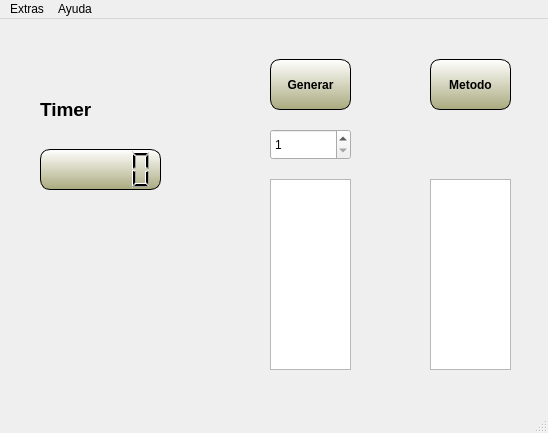
<?xml version="1.0" encoding="UTF-8"?>
<ui version="4.0">
 <class>MainWindow</class>
 <widget class="QMainWindow" name="MainWindow">
  <property name="geometry">
   <rect>
    <x>0</x>
    <y>0</y>
    <width>548</width>
    <height>433</height>
   </rect>
  </property>
  <property name="windowTitle">
   <string>Sorts</string>
  </property>
  <property name="windowIcon">
   <iconset resource="recursos.qrc">
    <normaloff>:/images/window.png</normaloff>:/images/window.png</iconset>
  </property>
  <property name="styleSheet">
   <string notr="true">/*
QSpinBox {
background-color: qlineargradient(spread:reflect, x1:1, y1:0, x2:1, y2:1, stop:0 rgba(204, 204, 204, 255), stop:1 rgba(255, 255, 255, 255));
border-style: outset;
border-width: 1px;
border-radius: 10px;
border-color: black;
font: bold 10px;
min-width:4m;
padding: 6px;
}
QSpinBox:hover {
background-color: qlineargradient(spread:reflect, x1:1, y1:1, x2:1, y2:0, stop:0 rgba(204, 204, 204, 255), stop:1 rgba(255, 255, 255, 255));
border-style: inset;
}

/* LIST WIDGET STyLE*/
/*
QListWidget {
background-color: qlineargradient(spread:reflect, x1:1, y1:0, x2:1, y2:1, stop:0 rgba(204, 204, 204, 255), stop:1 rgba(255, 255, 255, 255));
border-style: outset;
border-width: 1px;
border-radius: 10px;
border-color: black;
font: bold 12px;
min-width:4m;
padding: 6px;
}
/*
QListWidget::item:hover {
     background: qlineargradient(x1: 0, y1: 0, x2: 0, y2: 1,
                                 stop: 0 #FAFBFE, stop: 1 #DCDEF1);
 }

 QListView::item:selected {
     border: 1px solid #6a6ea9;
 }*/
QLCDNumber {
   background-color: qlineargradient(spread:reflect, x1:1, y1:1, x2:1, y2:0, stop:0 rgba(170, 170, 127, 255), stop:1 rgba(255, 255, 255, 255));

     border-style: outset;
     border-width: 1px;
     border-radius: 10px;
     border-color: black;
     font: bold 12px;
     min-width:4m;
     padding: 6px;
 }
QMainWindow{
	background-image: url(:/images/DBGT.jpg);
}</string>
  </property>
  <widget class="QWidget" name="centralWidget">
   <widget class="QLCDNumber" name="lcdNumber">
    <property name="geometry">
     <rect>
      <x>40</x>
      <y>130</y>
      <width>121</width>
      <height>41</height>
     </rect>
    </property>
    <property name="styleSheet">
     <string notr="true"/>
    </property>
   </widget>
   <widget class="QLabel" name="label">
    <property name="geometry">
     <rect>
      <x>40</x>
      <y>70</y>
      <width>111</width>
      <height>41</height>
     </rect>
    </property>
    <property name="text">
     <string>&lt;!DOCTYPE HTML PUBLIC &quot;-//W3C//DTD HTML 4.0//EN&quot; &quot;http://www.w3.org/TR/REC-html40/strict.dtd&quot;&gt;
&lt;html&gt;&lt;head&gt;&lt;meta name=&quot;qrichtext&quot; content=&quot;1&quot; /&gt;&lt;style type=&quot;text/css&quot;&gt;
p, li { white-space: pre-wrap; }
&lt;/style&gt;&lt;/head&gt;&lt;body style=&quot; font-family:'MS Shell Dlg 2'; font-size:8.25pt; font-weight:400; font-style:normal;&quot;&gt;
&lt;p style=&quot; margin-top:0px; margin-bottom:0px; margin-left:0px; margin-right:0px; -qt-block-indent:0; text-indent:0px;&quot;&gt;&lt;span style=&quot; font-size:14pt; font-weight:600;&quot;&gt;Timer&lt;/span&gt;&lt;/p&gt;&lt;/body&gt;&lt;/html&gt;</string>
    </property>
   </widget>
   <widget class="QListWidget" name="listWidgetQList">
    <property name="geometry">
     <rect>
      <x>270</x>
      <y>160</y>
      <width>81</width>
      <height>191</height>
     </rect>
    </property>
   </widget>
   <widget class="QPushButton" name="GenerarQList">
    <property name="geometry">
     <rect>
      <x>270</x>
      <y>40</y>
      <width>81</width>
      <height>51</height>
     </rect>
    </property>
    <property name="toolTip">
     <string>&lt;!DOCTYPE HTML PUBLIC &quot;-//W3C//DTD HTML 4.0//EN&quot; &quot;http://www.w3.org/TR/REC-html40/strict.dtd&quot;&gt;
&lt;html&gt;&lt;head&gt;&lt;meta name=&quot;qrichtext&quot; content=&quot;1&quot; /&gt;&lt;style type=&quot;text/css&quot;&gt;
p, li { white-space: pre-wrap; }
&lt;/style&gt;&lt;/head&gt;&lt;body style=&quot; font-family:'MS Shell Dlg 2'; font-weight:600; font-style:normal;&quot;&gt;
&lt;p style=&quot; margin-top:0px; margin-bottom:0px; margin-left:0px; margin-right:0px; -qt-block-indent:0; text-indent:0px;&quot;&gt;Genera Aleitoriamente los numeros&lt;/p&gt;&lt;/body&gt;&lt;/html&gt;</string>
    </property>
    <property name="styleSheet">
     <string notr="true">QPushButton {
   background-color: qlineargradient(spread:reflect, x1:1, y1:1, x2:1, y2:0, stop:0 rgba(170, 170, 127, 255), stop:1 rgba(255, 255, 255, 255));

     border-style: outset;
     border-width: 1px;
     border-radius: 10px;
     border-color: black;
     font: bold 12px;
     min-width:4m;
     padding: 6px;
 }
 QPushButton:pressed {
     background-color: qlineargradient(spread:reflect, x1:1, y1:0, x2:1, y2:1, stop:0 rgba(170, 170, 127, 255), stop:1 rgba(255, 255, 255, 255));

     border-style: inset;
 }</string>
    </property>
    <property name="text">
     <string>Generar</string>
    </property>
   </widget>
   <widget class="QSpinBox" name="spinBoxQL1">
    <property name="geometry">
     <rect>
      <x>270</x>
      <y>110</y>
      <width>81</width>
      <height>31</height>
     </rect>
    </property>
    <property name="toolTip">
     <string>&lt;!DOCTYPE HTML PUBLIC &quot;-//W3C//DTD HTML 4.0//EN&quot; &quot;http://www.w3.org/TR/REC-html40/strict.dtd&quot;&gt;
&lt;html&gt;&lt;head&gt;&lt;meta name=&quot;qrichtext&quot; content=&quot;1&quot; /&gt;&lt;style type=&quot;text/css&quot;&gt;
p, li { white-space: pre-wrap; }
&lt;/style&gt;&lt;/head&gt;&lt;body style=&quot; font-family:'MS Shell Dlg 2'; font-weight:600; font-style:normal;&quot;&gt;
&lt;p style=&quot; margin-top:0px; margin-bottom:0px; margin-left:0px; margin-right:0px; -qt-block-indent:0; text-indent:0px;&quot;&gt;Elije la cantidad de numeros a Generar&lt;/p&gt;&lt;/body&gt;&lt;/html&gt;</string>
    </property>
    <property name="minimum">
     <number>1</number>
    </property>
    <property name="maximum">
     <number>100000</number>
    </property>
   </widget>
   <widget class="QPushButton" name="ordenar_QLists">
    <property name="geometry">
     <rect>
      <x>430</x>
      <y>40</y>
      <width>81</width>
      <height>51</height>
     </rect>
    </property>
    <property name="toolTip">
     <string>&lt;!DOCTYPE HTML PUBLIC &quot;-//W3C//DTD HTML 4.0//EN&quot; &quot;http://www.w3.org/TR/REC-html40/strict.dtd&quot;&gt;
&lt;html&gt;&lt;head&gt;&lt;meta name=&quot;qrichtext&quot; content=&quot;1&quot; /&gt;&lt;style type=&quot;text/css&quot;&gt;
p, li { white-space: pre-wrap; }
&lt;/style&gt;&lt;/head&gt;&lt;body style=&quot; font-family:'MS Shell Dlg 2'; font-weight:600; font-style:normal;&quot;&gt;
&lt;p style=&quot; margin-top:0px; margin-bottom:0px; margin-left:0px; margin-right:0px; -qt-block-indent:0; text-indent:0px;&quot;&gt;Combina las dos listas en una tercera&lt;/p&gt;&lt;/body&gt;&lt;/html&gt;</string>
    </property>
    <property name="styleSheet">
     <string notr="true">QPushButton {
   background-color: qlineargradient(spread:reflect, x1:1, y1:1, x2:1, y2:0, stop:0 rgba(170, 170, 127, 255), stop:1 rgba(255, 255, 255, 255));

     border-style: outset;
     border-width: 1px;
     border-radius: 10px;
     border-color: black;
     font: bold 12px;
     min-width:4m;
     padding: 6px;
 }
 QPushButton:pressed {
     background-color: qlineargradient(spread:reflect, x1:1, y1:0, x2:1, y2:1, stop:0 rgba(170, 170, 127, 255), stop:1 rgba(255, 255, 255, 255));

     border-style: inset;
 }</string>
    </property>
    <property name="text">
     <string>Metodo</string>
    </property>
   </widget>
   <widget class="QListWidget" name="listWidgetFinal">
    <property name="geometry">
     <rect>
      <x>430</x>
      <y>160</y>
      <width>81</width>
      <height>191</height>
     </rect>
    </property>
   </widget>
  </widget>
  <widget class="QMenuBar" name="menuBar">
   <property name="geometry">
    <rect>
     <x>0</x>
     <y>0</y>
     <width>548</width>
     <height>21</height>
    </rect>
   </property>
   <widget class="QMenu" name="menuExtras">
    <property name="title">
     <string>Extras</string>
    </property>
    <addaction name="actionAnimar"/>
    <addaction name="actionDesanimar"/>
   </widget>
   <widget class="QMenu" name="menuAyuda">
    <property name="title">
     <string>Ayuda</string>
    </property>
    <addaction name="actionAcerca_de_QLists_vs_STL_Lists"/>
   </widget>
   <addaction name="menuExtras"/>
   <addaction name="menuAyuda"/>
  </widget>
  <widget class="QStatusBar" name="statusBar"/>
  <action name="actionAnimar">
   <property name="text">
    <string>Animar</string>
   </property>
  </action>
  <action name="actionDesanimar">
   <property name="text">
    <string>Desanimar</string>
   </property>
  </action>
  <action name="actionAcerca_de_QLists_vs_STL_Lists">
   <property name="text">
    <string>Acerca de Sorts</string>
   </property>
  </action>
  <action name="actionHeapSort">
   <property name="text">
    <string>HeapSort</string>
   </property>
  </action>
  <action name="actionMergeSort">
   <property name="text">
    <string>MergeSort</string>
   </property>
  </action>
  <action name="actionQuickSort">
   <property name="text">
    <string>QuickSort</string>
   </property>
  </action>
  <action name="actionInsertionSort">
   <property name="text">
    <string>InsertionSort</string>
   </property>
  </action>
 </widget>
 <layoutdefault spacing="6" margin="11"/>
 <resources>
  <include location="recursos.qrc"/>
 </resources>
 <connections/>
</ui>
